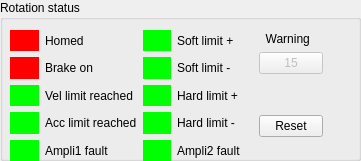
   <widget class="QGroupBox" name="groupBox_13">
    <property name="geometry">
     <rect>
      <x>30</x>
      <y>130</y>
      <width>361</width>
      <height>161</height>
     </rect>
    </property>
    <property name="title">
     <string>Rotation status</string>
    </property>
    <widget class="QWidget" name="layoutWidget_9">
     <property name="geometry">
      <rect>
       <x>259</x>
       <y>32</y>
       <width>64</width>
       <height>105</height>
      </rect>
     </property>
     <layout class="QVBoxLayout" name="verticalLayout_5">
      <item>
       <widget class="QLabel" name="label_16">
        <property name="text">
         <string>  Warning</string>
        </property>
       </widget>
      </item>
      <item>
       <widget class="QPushButton" name="pushButton_ro_warning">
        <property name="enabled">
         <bool>false</bool>
        </property>
        <property name="text">
         <string>15</string>
        </property>
       </widget>
      </item>
      <item>
       <spacer name="verticalSpacer_4">
        <property name="orientation">
         <enum>Qt::Vertical</enum>
        </property>
        <property name="sizeHint" stdset="0">
         <size>
          <width>20</width>
          <height>28</height>
         </size>
        </property>
       </spacer>
      </item>
      <item>
       <widget class="QPushButton" name="pushButton_ro_reset">
        <property name="text">
         <string>Reset</string>
        </property>
       </widget>
      </item>
     </layout>
    </widget>
    <widget class="QWidget" name="layoutWidget_4">
     <property name="geometry">
      <rect>
       <x>10</x>
       <y>30</y>
       <width>231</width>
       <height>131</height>
      </rect>
     </property>
     <layout class="QGridLayout" name="gridLayout_12">
      <item row="0" column="0">
       <widget class="QLabel" name="label_ro_homed">
        <property name="styleSheet">
         <string>background-color: rgb(255, 0, 0);</string>
        </property>
        <property name="text">
         <string/>
        </property>
       </widget>
      </item>
      <item row="0" column="1">
       <widget class="QLabel" name="label_41">
        <property name="text">
         <string>Homed</string>
        </property>
       </widget>
      </item>
      <item row="0" column="2">
       <widget class="QLabel" name="label_ro_soft_limitP">
        <property name="styleSheet">
         <string>background-color: rgb(0, 255, 0);</string>
        </property>
        <property name="text">
         <string/>
        </property>
       </widget>
      </item>
      <item row="0" column="3">
       <widget class="QLabel" name="label_42">
        <property name="text">
         <string>Soft limit +</string>
        </property>
       </widget>
      </item>
      <item row="1" column="0">
       <widget class="QLabel" name="label_ro_brake">
        <property name="styleSheet">
         <string>background-color: rgb(255, 0, 0);</string>
        </property>
        <property name="text">
         <string/>
        </property>
       </widget>
      </item>
      <item row="1" column="1">
       <widget class="QLabel" name="label_44">
        <property name="text">
         <string>Brake on</string>
        </property>
       </widget>
      </item>
      <item row="1" column="2">
       <widget class="QLabel" name="label_ro_soft_limitM">
        <property name="styleSheet">
         <string>background-color: rgb(0, 255, 0);</string>
        </property>
        <property name="text">
         <string/>
        </property>
       </widget>
      </item>
      <item row="1" column="3">
       <widget class="QLabel" name="label_45">
        <property name="text">
         <string>Soft limit -</string>
        </property>
       </widget>
      </item>
      <item row="2" column="0">
       <widget class="QLabel" name="label_ro_vel_limit">
        <property name="styleSheet">
         <string>background-color: rgb(0, 255, 0);</string>
        </property>
        <property name="text">
         <string/>
        </property>
       </widget>
      </item>
      <item row="2" column="1">
       <widget class="QLabel" name="label_47">
        <property name="text">
         <string>Vel limit reached</string>
        </property>
       </widget>
      </item>
      <item row="2" column="2">
       <widget class="QLabel" name="label_ro_hard_limitP">
        <property name="styleSheet">
         <string>background-color: rgb(0, 255, 0);</string>
        </property>
        <property name="text">
         <string/>
        </property>
       </widget>
      </item>
      <item row="2" column="3">
       <widget class="QLabel" name="label_49">
        <property name="text">
         <string>Hard limit +</string>
        </property>
       </widget>
      </item>
      <item row="3" column="0">
       <widget class="QLabel" name="label_ro_acc_limit">
        <property name="styleSheet">
         <string>background-color: rgb(0, 255, 0);</string>
        </property>
        <property name="text">
         <string/>
        </property>
       </widget>
      </item>
      <item row="3" column="1">
       <widget class="QLabel" name="label_52">
        <property name="text">
         <string>Acc limit reached</string>
        </property>
       </widget>
      </item>
      <item row="3" column="2">
       <widget class="QLabel" name="label_ro_hard_limitM">
        <property name="styleSheet">
         <string>background-color: rgb(0, 255, 0);</string>
        </property>
        <property name="text">
         <string/>
        </property>
       </widget>
      </item>
      <item row="3" column="3">
       <widget class="QLabel" name="label_53">
        <property name="text">
         <string>Hard limit -</string>
        </property>
       </widget>
      </item>
      <item row="4" column="0">
       <widget class="QLabel" name="label_ro_ampli1_fault">
        <property name="styleSheet">
         <string>background-color: rgb(0, 255, 0);</string>
        </property>
        <property name="text">
         <string/>
        </property>
       </widget>
      </item>
      <item row="4" column="1">
       <widget class="QLabel" name="label_54">
        <property name="text">
         <string>Ampli1 fault</string>
        </property>
       </widget>
      </item>
      <item row="4" column="2">
       <widget class="QLabel" name="label_ro_ampli2_fault">
        <property name="styleSheet">
         <string>background-color: rgb(0, 255, 0);</string>
        </property>
        <property name="text">
         <string/>
        </property>
       </widget>
      </item>
      <item row="4" column="3">
       <widget class="QLabel" name="label_55">
        <property name="text">
         <string>Ampli2 fault</string>
        </property>
       </widget>
      </item>
     </layout>
    </widget>
   </widget>
